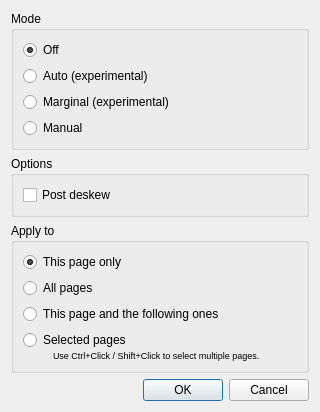
<?xml version="1.0" encoding="UTF-8"?>
<ui version="4.0">
 <class>OutputChangeDewarpingDialog</class>
 <widget class="QDialog" name="OutputChangeDewarpingDialog">
  <property name="windowModality">
   <enum>Qt::WindowModal</enum>
  </property>
  <property name="geometry">
   <rect>
    <x>0</x>
    <y>0</y>
    <width>320</width>
    <height>371</height>
   </rect>
  </property>
  <property name="windowTitle">
   <string>Apply Dewarping Mode</string>
  </property>
  <layout class="QVBoxLayout" name="verticalLayout">
   <item>
    <widget class="QGroupBox" name="dpiGroup">
     <property name="title">
      <string>Mode</string>
     </property>
     <layout class="QVBoxLayout" name="verticalLayout_4">
      <item>
       <widget class="QRadioButton" name="offRB">
        <property name="text">
         <string>Off</string>
        </property>
        <property name="checked">
         <bool>true</bool>
        </property>
       </widget>
      </item>
      <item>
       <widget class="QRadioButton" name="autoRB">
        <property name="enabled">
         <bool>true</bool>
        </property>
        <property name="text">
         <string>Auto (experimental)</string>
        </property>
       </widget>
      </item>
      <item>
       <widget class="QRadioButton" name="marginalRB">
        <property name="enabled">
         <bool>true</bool>
        </property>
        <property name="text">
         <string>Marginal (experimental)</string>
        </property>
       </widget>
      </item>
      <item>
       <widget class="QRadioButton" name="manualRB">
        <property name="text">
         <string>Manual</string>
        </property>
       </widget>
      </item>
     </layout>
    </widget>
   </item>
   <item>
    <widget class="QGroupBox" name="dewarpingOptionsGroup">
     <property name="title">
      <string>Options</string>
     </property>
     <layout class="QVBoxLayout" name="verticalLayout_5">
      <item>
       <widget class="QCheckBox" name="dewarpingPostDeskewCB">
        <property name="text">
         <string>Post deskew</string>
        </property>
       </widget>
      </item>
     </layout>
    </widget>
   </item>
   <item>
    <widget class="QGroupBox" name="groupBox_3">
     <property name="title">
      <string>Apply to</string>
     </property>
     <layout class="QVBoxLayout" name="verticalLayout_2">
      <item>
       <widget class="QRadioButton" name="thisPageRB">
        <property name="text">
         <string>This page only</string>
        </property>
        <property name="checked">
         <bool>true</bool>
        </property>
       </widget>
      </item>
      <item>
       <widget class="QRadioButton" name="allPagesRB">
        <property name="text">
         <string>All pages</string>
        </property>
       </widget>
      </item>
      <item>
       <widget class="QRadioButton" name="thisPageAndFollowersRB">
        <property name="text">
         <string>This page and the following ones</string>
        </property>
       </widget>
      </item>
      <item>
       <widget class="QWidget" name="selectedPagesWidget" native="true">
        <layout class="QVBoxLayout" name="verticalLayout_3">
         <property name="spacing">
          <number>0</number>
         </property>
         <property name="leftMargin">
          <number>0</number>
         </property>
         <property name="topMargin">
          <number>0</number>
         </property>
         <property name="rightMargin">
          <number>0</number>
         </property>
         <property name="bottomMargin">
          <number>0</number>
         </property>
         <item>
          <widget class="QRadioButton" name="selectedPagesRB">
           <property name="text">
            <string>Selected pages</string>
           </property>
          </widget>
         </item>
         <item>
          <layout class="QHBoxLayout" name="horizontalLayout_2">
           <property name="spacing">
            <number>0</number>
           </property>
           <item>
            <spacer name="horizontalSpacer_5">
             <property name="orientation">
              <enum>Qt::Horizontal</enum>
             </property>
             <property name="sizeType">
              <enum>QSizePolicy::Fixed</enum>
             </property>
             <property name="sizeHint" stdset="0">
              <size>
               <width>30</width>
               <height>0</height>
              </size>
             </property>
            </spacer>
           </item>
           <item>
            <widget class="QLabel" name="selectedPagesHint">
             <property name="font">
              <font>
               <pointsize>7</pointsize>
              </font>
             </property>
             <property name="text">
              <string>Use Ctrl+Click / Shift+Click to select multiple pages.</string>
             </property>
            </widget>
           </item>
          </layout>
         </item>
        </layout>
       </widget>
      </item>
     </layout>
    </widget>
   </item>
   <item>
    <spacer name="verticalSpacer">
     <property name="orientation">
      <enum>Qt::Vertical</enum>
     </property>
     <property name="sizeHint" stdset="0">
      <size>
       <width>20</width>
       <height>0</height>
      </size>
     </property>
    </spacer>
   </item>
   <item>
    <widget class="QDialogButtonBox" name="buttonBox">
     <property name="orientation">
      <enum>Qt::Horizontal</enum>
     </property>
     <property name="standardButtons">
      <set>QDialogButtonBox::Cancel|QDialogButtonBox::Ok</set>
     </property>
    </widget>
   </item>
  </layout>
 </widget>
 <resources/>
 <connections>
  <connection>
   <sender>buttonBox</sender>
   <signal>rejected()</signal>
   <receiver>OutputChangeDewarpingDialog</receiver>
   <slot>reject()</slot>
   <hints>
    <hint type="sourcelabel">
     <x>316</x>
     <y>260</y>
    </hint>
    <hint type="destinationlabel">
     <x>286</x>
     <y>274</y>
    </hint>
   </hints>
  </connection>
 </connections>
</ui>
